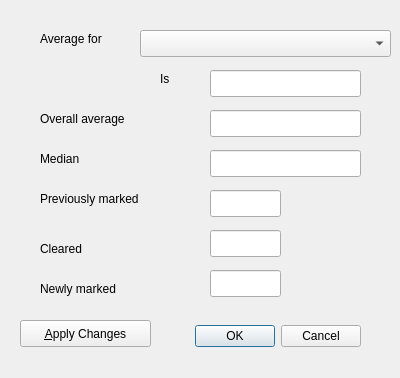
<?xml version="1.0" encoding="UTF-8"?>
<ui version="4.0">
 <class>markexresdlg</class>
 <widget class="QDialog" name="markexresdlg">
  <property name="geometry">
   <rect>
    <x>0</x>
    <y>0</y>
    <width>400</width>
    <height>378</height>
   </rect>
  </property>
  <property name="windowTitle">
   <string>Mark excluded results</string>
  </property>
  <widget class="QDialogButtonBox" name="buttonBox">
   <property name="geometry">
    <rect>
     <x>170</x>
     <y>320</y>
     <width>191</width>
     <height>32</height>
    </rect>
   </property>
   <property name="orientation">
    <enum>Qt::Horizontal</enum>
   </property>
   <property name="standardButtons">
    <set>QDialogButtonBox::Cancel|QDialogButtonBox::Ok</set>
   </property>
  </widget>
  <widget class="QLabel" name="label">
   <property name="geometry">
    <rect>
     <x>40</x>
     <y>30</y>
     <width>91</width>
     <height>17</height>
    </rect>
   </property>
   <property name="text">
    <string>Average for</string>
   </property>
  </widget>
  <widget class="QLabel" name="label_3">
   <property name="geometry">
    <rect>
     <x>40</x>
     <y>110</y>
     <width>131</width>
     <height>17</height>
    </rect>
   </property>
   <property name="text">
    <string>Overall average</string>
   </property>
  </widget>
  <widget class="QLabel" name="label_4">
   <property name="geometry">
    <rect>
     <x>40</x>
     <y>150</y>
     <width>62</width>
     <height>17</height>
    </rect>
   </property>
   <property name="text">
    <string>Median</string>
   </property>
  </widget>
  <widget class="QLabel" name="label_5">
   <property name="geometry">
    <rect>
     <x>40</x>
     <y>190</y>
     <width>141</width>
     <height>17</height>
    </rect>
   </property>
   <property name="text">
    <string>Previously marked</string>
   </property>
  </widget>
  <widget class="QLabel" name="label_6">
   <property name="geometry">
    <rect>
     <x>40</x>
     <y>280</y>
     <width>111</width>
     <height>17</height>
    </rect>
   </property>
   <property name="text">
    <string>Newly marked</string>
   </property>
  </widget>
  <widget class="QLineEdit" name="rngav">
   <property name="geometry">
    <rect>
     <x>210</x>
     <y>70</y>
     <width>151</width>
     <height>27</height>
    </rect>
   </property>
   <property name="toolTip">
    <string>Average value for selected range.</string>
   </property>
   <property name="readOnly">
    <bool>true</bool>
   </property>
  </widget>
  <widget class="QLineEdit" name="avoverall">
   <property name="geometry">
    <rect>
     <x>210</x>
     <y>110</y>
     <width>151</width>
     <height>27</height>
    </rect>
   </property>
   <property name="toolTip">
    <string>Overall average.</string>
   </property>
   <property name="readOnly">
    <bool>true</bool>
   </property>
  </widget>
  <widget class="QLineEdit" name="median">
   <property name="geometry">
    <rect>
     <x>210</x>
     <y>150</y>
     <width>151</width>
     <height>27</height>
    </rect>
   </property>
   <property name="toolTip">
    <string>Median value</string>
   </property>
   <property name="readOnly">
    <bool>true</bool>
   </property>
  </widget>
  <widget class="QLineEdit" name="prevmarked">
   <property name="geometry">
    <rect>
     <x>210</x>
     <y>190</y>
     <width>71</width>
     <height>27</height>
    </rect>
   </property>
   <property name="toolTip">
    <string>Number previously marked as ignored.</string>
   </property>
   <property name="readOnly">
    <bool>true</bool>
   </property>
  </widget>
  <widget class="QLineEdit" name="newmarked">
   <property name="geometry">
    <rect>
     <x>210</x>
     <y>270</y>
     <width>71</width>
     <height>27</height>
    </rect>
   </property>
   <property name="toolTip">
    <string>Number marked by scan</string>
   </property>
   <property name="readOnly">
    <bool>true</bool>
   </property>
  </widget>
  <widget class="QPushButton" name="applychanges">
   <property name="geometry">
    <rect>
     <x>20</x>
     <y>320</y>
     <width>131</width>
     <height>27</height>
    </rect>
   </property>
   <property name="toolTip">
    <string>Apply changes to files and exit</string>
   </property>
   <property name="text">
    <string>&amp;Apply Changes</string>
   </property>
  </widget>
  <widget class="QLineEdit" name="cleared">
   <property name="geometry">
    <rect>
     <x>210</x>
     <y>230</y>
     <width>71</width>
     <height>27</height>
    </rect>
   </property>
   <property name="toolTip">
    <string>Number of markers removed
Includes comments made removed if clear remarks also set.</string>
   </property>
   <property name="readOnly">
    <bool>true</bool>
   </property>
  </widget>
  <widget class="QLabel" name="label_7">
   <property name="geometry">
    <rect>
     <x>40</x>
     <y>240</y>
     <width>62</width>
     <height>17</height>
    </rect>
   </property>
   <property name="text">
    <string>Cleared</string>
   </property>
  </widget>
  <widget class="QComboBox" name="inclrange">
   <property name="geometry">
    <rect>
     <x>140</x>
     <y>30</y>
     <width>251</width>
     <height>27</height>
    </rect>
   </property>
   <property name="toolTip">
    <string>Inclusive range to display total</string>
   </property>
  </widget>
  <widget class="QLabel" name="label_2">
   <property name="geometry">
    <rect>
     <x>160</x>
     <y>70</y>
     <width>21</width>
     <height>17</height>
    </rect>
   </property>
   <property name="text">
    <string>Is</string>
   </property>
  </widget>
 </widget>
 <tabstops>
  <tabstop>inclrange</tabstop>
  <tabstop>rngav</tabstop>
  <tabstop>avoverall</tabstop>
  <tabstop>median</tabstop>
  <tabstop>prevmarked</tabstop>
  <tabstop>cleared</tabstop>
  <tabstop>newmarked</tabstop>
  <tabstop>applychanges</tabstop>
  <tabstop>buttonBox</tabstop>
 </tabstops>
 <resources/>
 <connections>
  <connection>
   <sender>buttonBox</sender>
   <signal>accepted()</signal>
   <receiver>markexresdlg</receiver>
   <slot>accept()</slot>
   <hints>
    <hint type="sourcelabel">
     <x>248</x>
     <y>254</y>
    </hint>
    <hint type="destinationlabel">
     <x>157</x>
     <y>274</y>
    </hint>
   </hints>
  </connection>
  <connection>
   <sender>buttonBox</sender>
   <signal>rejected()</signal>
   <receiver>markexresdlg</receiver>
   <slot>reject()</slot>
   <hints>
    <hint type="sourcelabel">
     <x>316</x>
     <y>260</y>
    </hint>
    <hint type="destinationlabel">
     <x>286</x>
     <y>274</y>
    </hint>
   </hints>
  </connection>
 </connections>
</ui>
